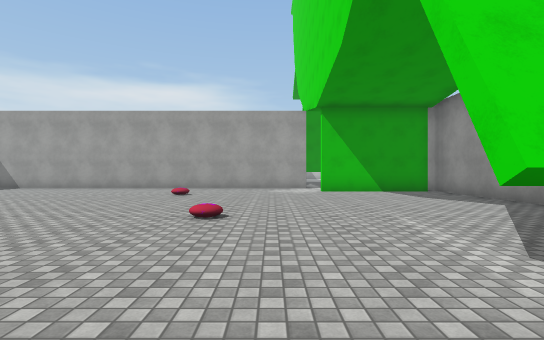
[1] (above)

14 first-person views from a walk through a scene from a Unity 3-D project. The camera is 1.4 m above the floor, looks level and sees 85° across. The floor is counted in squares, 2 m on a side. Each view is taken from the middle of a square. On the plan, view 1 faces up. The plan holds only what a view shows up to about 10 squares ahead; the rest is blank. The place goes on beyond the plan. The player is left out. Some surface patterns are stand-ins.

[2]
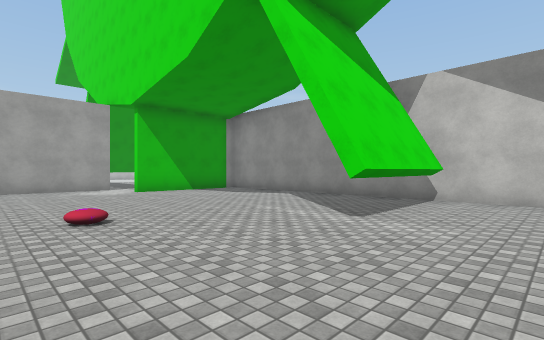

[3]
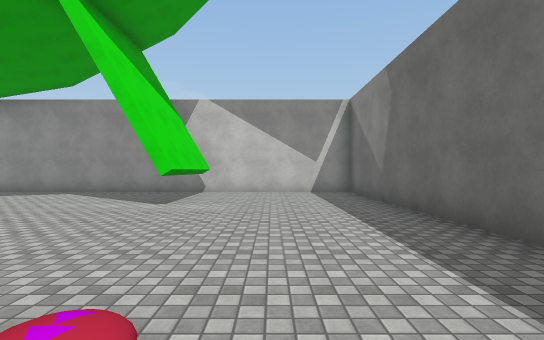

[4]
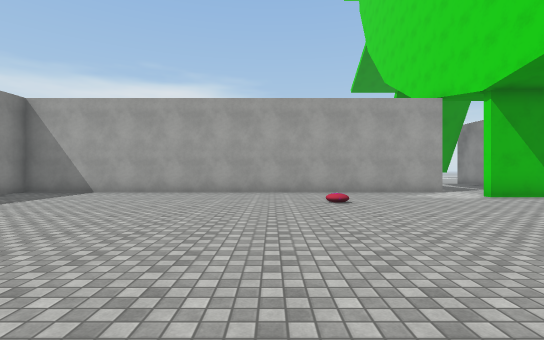

[5]
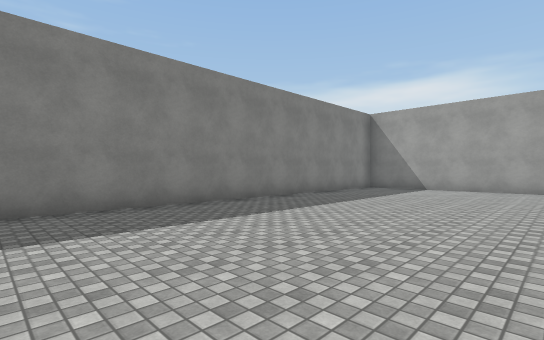

[6]
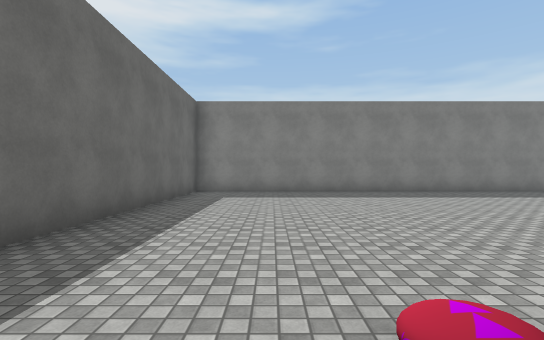

[7]
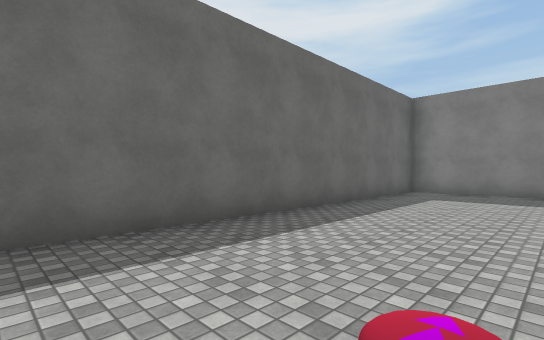

[8]
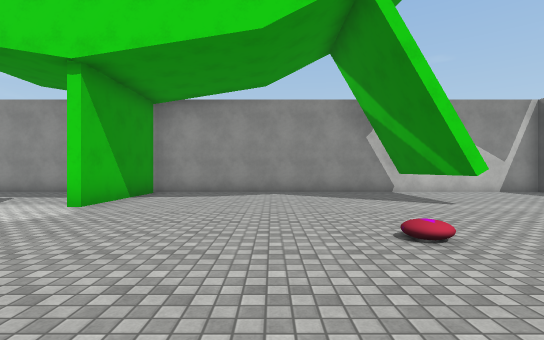

[9]
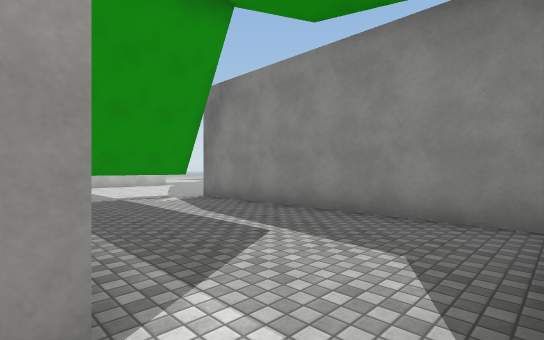

[10]
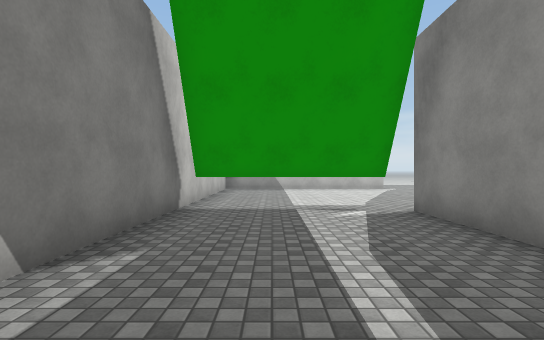

[11]
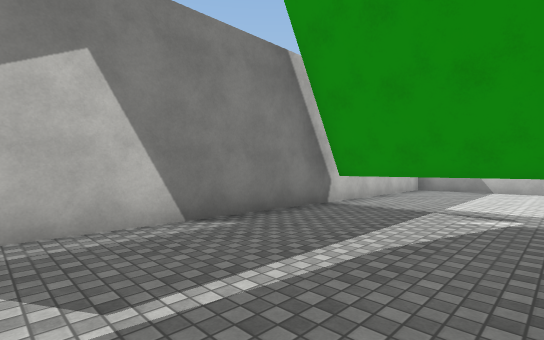

[12]
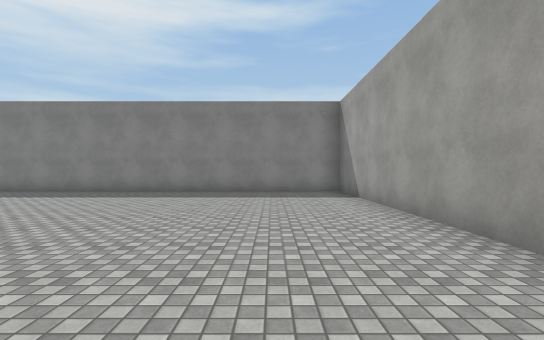

[13]
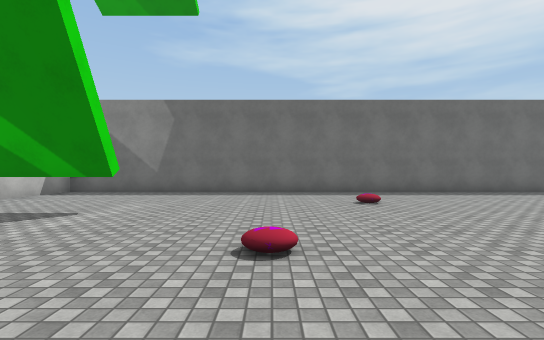

[14]
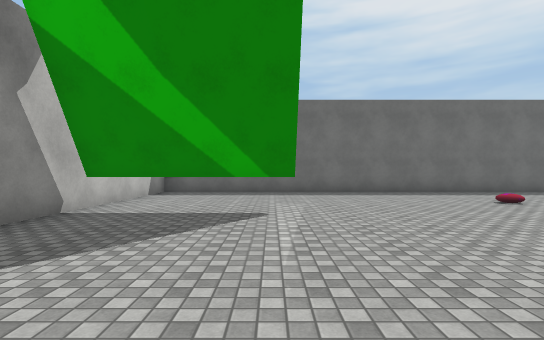

### Floor plan
Key: @ floor where view 1 was taken; # wall or solid block; x gap in a wall; . floor; T thing the floor can be seen under or through; O other object.
Columns run from 12 left of view 1 to 6 right of it. Each row starts with its distance up from view 1.
 20              #
 19              #.....
 18              ##TTx.
 17              #....x
 16              #....#
 15              #....#
 14              #....#
 13              #....#
 12  #############....#
 11 #.................#
 10 #.............#####
  9 #.................#
  8 #........O........#
  7 #.................#
  6 #.................#
  5 #.................#
  4 #..........O......#
  3 #.................#
  2 #.............TTTT#
  1 #........O........#
  0 #...........@.....#
 -1 #.................#
 -2 #.................#
 -3 ###################

Positions as (right, up) in squares from view 1, and headings:
1: (0, 0), facing up
2: (-2, 0), facing up-right
3: (-4, 0), facing right
4: (-4, 2), facing up
5: (-6, 0), facing up-left
6: (-2, 0), facing left
7: (-2, 1), facing down-left
8: (-4, 6), facing right
9: (1, 10), facing up-right
10: (3, 12), facing up
11: (5, 12), facing up-left
12: (-2, 9), facing left
13: (-1, 7), facing down
14: (2, 7), facing down
